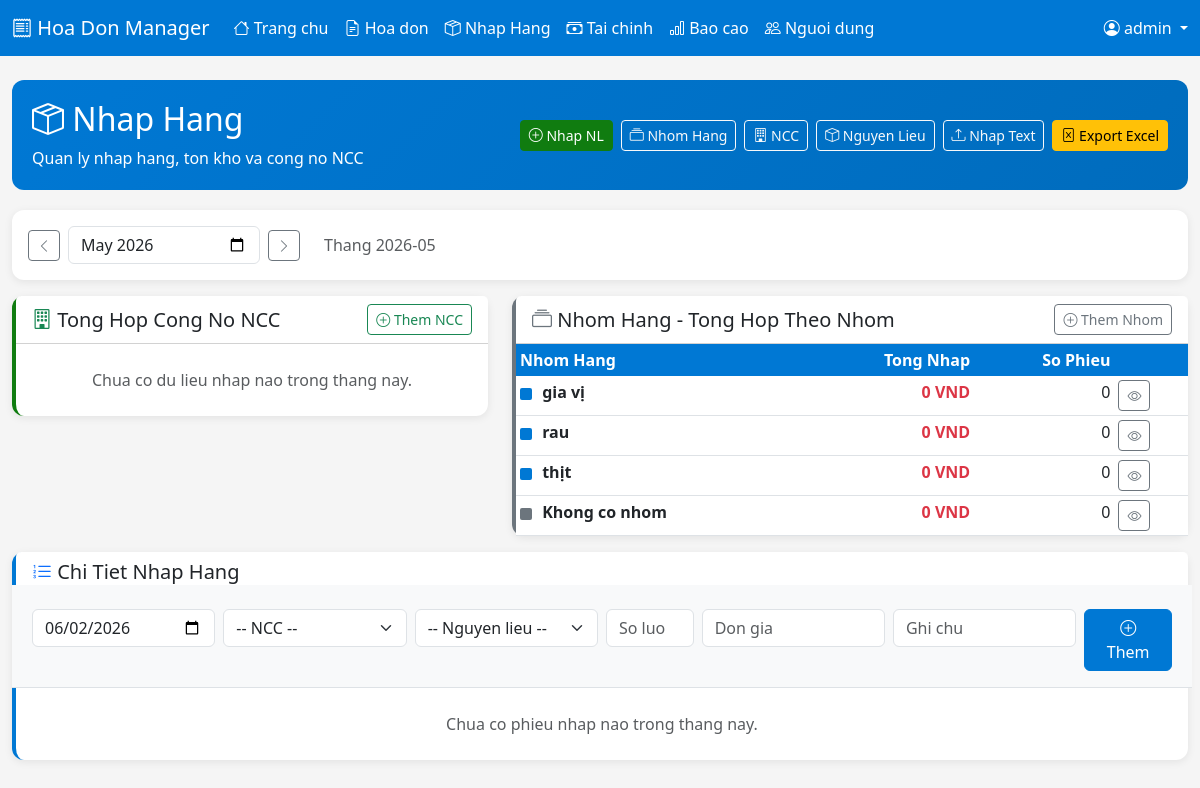
The page /import?month=2026-05 (signed in) on the database its author committed.
### tables this page shows
CREATE TABLE material_groups (
            id INTEGER PRIMARY KEY AUTOINCREMENT,
            name TEXT NOT NULL,
            color TEXT DEFAULT '',
            sort_order INTEGER DEFAULT 0,
            created_at TIMESTAMP DEFAULT CURRENT_TIMESTAMP
        );

### app.py (the view)
@app.route('/import')
@login_required
def import_page():
    month = request.args.get('month', datetime.date.today().strftime('%Y-%m'))
    conn = get_db()
    c = conn.cursor()
    c.execute('SELECT id, name FROM suppliers ORDER BY name')
    suppliers = c.fetchall()
    c.execute('''SELECT m.id, m.name, m.unit, m.group_id, g.name as group_name, g.color as group_color
        FROM materials m LEFT JOIN material_groups g ON m.group_id = g.id
        ORDER BY g.sort_order, g.name, m.name''')
    materials = c.fetchall()
    c.execute('SELECT * FROM material_groups ORDER BY sort_order, name')
    groups = c.fetchall()
    ncc_summary = []
    for sup in suppliers:
        c.execute('''SELECT COALESCE(SUM(i.total_price), 0) as total_debt
            FROM imports i WHERE i.supplier_id = ? AND i.date LIKE ?''',
            (sup['id'], f'{month}%'))
        row = c.fetchone()
        total_debt = float(row[0]) if row and row[0] else 0
        if total_debt > 0:
            ncc_summary.append({'id': sup['id'], 'name': sup['name'], 'total_debt': total_debt})
    group_summary = []
    for grp in groups:
        c.execute('''SELECT COALESCE(SUM(i.total_price), 0) as total, COUNT(*) as cnt
            FROM imports i WHERE i.material_id IN
            (SELECT id FROM materials WHERE group_id = ?) AND i.date LIKE ?''',
            (grp['id'], f'{month}%'))
        row = c.fetchone()
        total = float(row[0]) if row and row[0] else 0
        cnt = int(row[1]) if row and row[1] else 0
        group_summary.append({
            'id': grp['id'], 'name': grp['name'],
            'color': grp['color'] or '#6c757d', 'total_amount': total, 'count': cnt
        })
    c.execute('''SELECT COALESCE(SUM(i.total_price), 0) as total, COUNT(*) as cnt
        FROM imports i WHERE i.material_id IN
        (SELECT id FROM materials WHERE group_id IS NULL) AND i.date LIKE ?''',
        (f'{month}%',))
    row = c.fetchone()
    group_summary.append({
        'id': 0, 'name': 'Khong co nhom',
        'color': '#6c757d',
        'total_amount': float(row[0]) if row and row[0] else 0,
        'count': int(row[1]) if row and row[1] else 0
    })
    c.execute('''SELECT i.date, s.name as supplier_name, m.name as material_name,
        m.unit, i.quantity, i.unit_price, i.total_price, i.id
        FROM imports i
        LEFT JOIN suppliers s ON i.supplier_id = s.id
        LEFT JOIN materials m ON i.material_id = m.id
        WHERE i.date LIKE ? ORDER BY i.date DESC, i.id DESC''',
        (f'{month}%',))
    imports_list = c.fetchall()
    prev_month = (datetime.date(int(month[:4]), int(month[5:7]), 1)
                  - datetime.timedelta(days=1)).strftime('%Y-%m')
    next_year = int(month[:4])
    next_mon = int(month[5:7]) + 1
    if next_mon > 12:
        next_year += 1
        next_mon = 1
    next_month = f'{next_year:04d}-{next_mon:02d}'
    inventory_data = []
    for mat in materials:
        c.execute('''SELECT closing_stock FROM inventory
            WHERE month = ? AND material_id = ?''',
            (prev_month, mat['id']))
        row = c.fetchone()
        opening = float(row[0]) if row and row[0] else 0
        c.execute('''SELECT COALESCE(SUM(quantity), 0) FROM imports
            WHERE date LIKE ? AND material_id = ?''',
            (f'{month}%', mat['id']))
        row = c.fetchone()
        import_qty = float(row[0]) if row and row[0] else 0
        c.execute('''SELECT closing_stock FROM inventory
            WHERE month = ? AND material_id = ?''',
            (month, mat['id']))
        row = c.fetchone()
        closing = float(row[0]) if row and row[0] else 0
        export_qty = import_qty + opening - closing if closing > 0 else 0
        inventory_data.append({
            'material': mat,
            'opening': opening,
            'import_qty': import_qty,
            'export_qty': export_qty,
            'closing': closing,
        })
    conn.close()
    return render_template('import.html',
        suppliers=suppliers, materials=materials,
        ncc_summary=ncc_summary, imports_list=imports_list,
        inventory_data=inventory_data, month=month,
        today_str=datetime.date.today().strftime('%Y-%m-%d'),
        prev_month_url=prev_month, next_month_url=next_month,
        group_summary=group_summary)

### templates/import.html (shortened to what this page needs)
{% extends "base.html" %}
{% block content %}
<div class="page-header d-flex justify-content-between align-items-center">
    <div>
        <h2><i class="bi bi-box-seam"></i> Nhap Hang</h2>
        <p class="mb-0">Quan ly nhap hang, ton kho va cong no NCC</p>
    </div>
    <div class="d-flex gap-2">
        <a href="{{ url_for('import_enter') }}" class="btn btn-success btn-sm"><i class="bi bi-plus-circle"></i> Nhap NL</a>
        <a href="{{ url_for('groups_page') }}" class="btn btn-outline-light btn-sm"><i class="bi bi-collection"></i> Nhom Hang</a>
        <a href="{{ url_for('suppliers_page') }}" class="btn btn-outline-light btn-sm"><i class="bi bi-building"></i> NCC</a>
        <a href="{{ url_for('materials_page') }}" class="btn btn-outline-light btn-sm"><i class="bi bi-box"></i> Nguyen Lieu</a>
        <a href="{{ url_for('import_batch') }}" class="btn btn-outline-light btn-sm"><i class="bi bi-upload"></i> Nhap Text</a>
        <a href="{{ url_for('export_import', month=month) }}" class="btn btn-warning btn-sm"><i class="bi bi-file-excel"></i> Export Excel</a>
    </div>
</div>
<div class="card mb-3">
    <div class="card-body d-flex align-items-center month-nav">
        <a href="{{ url_for('import_page', month=prev_month_url) }}" class="btn btn-sm btn-outline-secondary"><i class="bi bi-chevron-left"></i></a>
        <input type="month" class="form-control" style="width:auto" value="{{ month }}" onchange="window.location.href='{{ url_for('import_page') }}?month=' + this.value">
        <a href="{{ url_for('import_page', month=next_month_url) }}" class="btn btn-sm btn-outline-secondary"><i class="bi bi-chevron-right"></i></a>
        <span class="ms-3 text-muted">Thang {{ month }}</span>
    </div>
</div>
<div class="row">
    <div class="col-md-5">
        <div class="card ncc-card mb-3">
            <div class="card-header bg-white d-flex justify-content-between align-items-center">
                <h5 class="mb-0"><i class="bi bi-building text-success"></i> Tong Hop Cong No NCC</h5>
                <a href="{{ url_for('suppliers_page') }}" class="btn btn-sm btn-outline-success"><i class="bi bi-plus-circle"></i> Them NCC</a>
            </div>
            <div class="card-body p-0">
                {% if ncc_summary %}
                <div class="table-responsive">
                    <table class="table table-hover mb-0">
                        <thead>
                            <tr>
                                <th>Nha Cung Cap</th>
                                <th class="text-end">Tong Cong No</th>
                            </tr>
                        </thead>
                        <tbody>
                            {% for ncc in ncc_summary %}
                            <tr class="clickable-row" onclick="window.location='{{ url_for('supplier_detail', supplier_id=ncc.id) }}'">
                                <td>
                                    <i class="bi bi-chevron-right text-success"></i>
                                    <strong>{{ ncc.name }}</strong>
                                </td>
                                <td class="text-end"><span class="text-danger fw-bold">{{ "{:,.0f}".format(ncc.total_debt) }} VND</span></td>
                            </tr>
                            {% endfor %}
                        </tbody>
                        <tfoot>
                            <tr class="table-success">
                                <td><strong>TONG CONG NO NCC</strong></td>
                                <td class="text-end">
                                    <strong class="text-danger">
                                        {{ "{:,.0f}".format(ncc_summary|sum(attribute='total_debt')) }} VND
                                    </strong>
                                </td>
                            </tr>
                        </tfoot>
                    </table>
                </div>
                {% else %}
                <p class="text-muted text-center p-4 mb-0">Chua co du lieu nhap nao trong thang nay.</p>
                {% endif %}
            </div>
        </div>
    </div>
    <div class="col-md-7">
        <div class="card group-card mb-3">
            <div class="card-header bg-white d-flex justify-content-between align-items-center">
                <h5 class="mb-0"><i class="bi bi-collection text-secondary"></i> Nhom Hang - Tong Hop Theo Nhom</h5>
                <a href="{{ url_for('groups_page') }}" class="btn btn-sm btn-outline-secondary"><i class="bi bi-plus-circle"></i> Them Nhom</a>
            </div>
            <div class="card-body p-0">
                {% if group_summary %}
                <div class="table-responsive">
                    <table class="table table-sm table-hover mb-0">
                        <thead class="table-secondary">
                            <tr>
                                <th>Nhom Hang</th>
                                <th class="text-end">Tong Nhap</th>
                                <th class="text-end">So Phieu</th>
                                <th></th>
                            </tr>
                        </thead>
                        <tbody>
                            {% for grp in group_summary %}
                            <tr class="clickable-row" onclick="window.location='{{ url_for('group_detail', group_id=grp.id) }}'">
                                <td>
                                    <span style="display:inline-block;width:12px;height:12px;border-radius:2px;background:{{ grp.color or '#6c757d' }};vertical-align:middle;margin-right:6px"></span>
                                    <strong>{{ grp.name }}</strong>
                                </td>
                                <td class="text-end text-danger fw-bold">{{ "{:,.0f}".format(grp.total_amount) }} VND</td>
                                <td class="text-end">{{ grp.count }}</td>
                                <td><a href="{{ url_for('group_detail', group_id=grp.id) }}" class="btn btn-sm btn-outline-secondary"><i class="bi bi-eye"></i></a></td>
                            </tr>
                            {% endfor %}
                        </tbody>
                    </table>
                </div>
                {% else %}
                <p class="text-muted text-center p-4 mb-0">
                    Chua co nhom hang. <a href="{{ url_for('groups_page') }}">Them nhom</a> de phan loai hang hoa.
                </p>
                {% endif %}
            </div>
        </div>
    </div>
</div>
<div class="card import-detail-card">
    <div class="card-header bg-white d-flex justify-content-between align-items-center">
        <h5 class="mb-0"><i class="bi bi-list-ol text-primary"></i> Chi Tiet Nhap Hang</h5>
    </div>
    <div class="card-body p-0">
        <form method="POST" action="{{ url_for('import_add') }}" class="row g-2 p-3 border-bottom bg-light">
            <div class="col-md-2">
                <input type="date" name="date" class="form-control" value="{{ today_str }}" required>
            </div>
            <div class="col-md-2">
                <select name="supplier_id" class="form-select">
                    <option value="">-- NCC --</option>
                </select>
            </div>
            <div class="col-md-2">
                <select name="material_id" class="form-select" required>
                    <option value="">-- Nguyen lieu --</option>
                </select>
            </div>
            <div class="col-md-1">
                <input type="number" step="0.01" name="quantity" class="form-control" placeholder="So luong" required>
            </div>
            <div class="col-md-2">
                <input type="number" step="0.01" name="unit_price" class="form-control" placeholder="Don gia" required>
            </div>
            <div class="col-md-2">
                <input type="text" name="notes" class="form-control" placeholder="Ghi chu">
            </div>
            <div class="col-md-1">
                <button type="submit" class="btn btn-primary w-100"><i class="bi bi-plus-circle"></i> Them</button>
            </div>
        </form>
        {% if imports_list %}
        <div class="table-responsive">
            <table class="table table-sm table-hover mb-0">
                <thead>
                    <tr>
                        <th>Ngay</th>
                        <th>NCC</th>
                        <th>Nguyen Lieu</th>
                        <th class="text-center">Don Vi</th>
                        <th class="text-end">So Luong</th>
                        <th class="text-end">Don Gia</th>
                        <th class="text-end">Thanh Tien</th>
                        <th></th>
                    </tr>
                </thead>
                <tbody>
                    {% for imp in imports_list %}
                    <tr>
                        <td>{{ imp.date }}</td>
                        <td>
                            {% if imp.supplier_id %}
                            <a href="{{ url_for('supplier_detail', supplier_id=imp.supplier_id) }}" class="text-decoration-none">
                                <i class="bi bi-building text-success"></i> {{ imp.supplier_name or '-' }}
                            </a>
                            {% else %}
                            {{ imp.supplier_name or '-' }}
                            {% endif %}
                        </td>
                        <td>
                            {% if imp.material_id %}
                            <a href="{{ url_for('material_detail', material_id=imp.material_id) }}" class="text-decoration-none">
                                <strong>{{ imp.material_name or '-' }}</strong>
                            </a>
                            {% else %}
                            <strong>{{ imp.material_name or '-' }}</strong>
                            {% endif %}
                        </td>
                        <td class="text-center">{{ imp.unit or '-' }}</td>
                        <td class="text-end">{{ "{:,.2f}".format(imp.quantity) }}</td>
                        <td class="text-end">{{ "{:,.0f}".format(imp.unit_price) }}</td>
                        <td class="text-end text-danger fw-bold">{{ "{:,.0f}".format(imp.total_price) }}</td>
                        <td>
                            <form method="POST" action="{{ url_for('import_delete', import_id=imp.id) }}" onsubmit="return confirm('Xoa phieu nhap nay?')">
                                <input type="hidden" name="month" value="{{ month }}">
                                <button type="submit" class="btn btn-sm btn-outline-danger"><i class="bi bi-trash"></i></button>
                            </form>
                        </td>
                    </tr>
                    {% endfor %}
                </tbody>
                <tfoot>
                    <tr class="table-primary">
                        <td colspan="6" class="text-end"><strong>TONG CONG NHAP HANG:</strong></td>
                        <td class="text-end">
                            <strong class="text-danger">
                                {{ "{:,.0f}".format(imports_list|sum(attribute='total_price')) }} VND
                            </strong>
                        </td>
                        <td></td>
                    </tr>
                </tfoot>
            </table>
        </div>
        {% else %}
        <p class="text-muted text-center p-4 mb-0">Chua co phieu nhap nao trong thang nay.</p>
        {% endif %}
    </div>
</div>
{% endblock %}

### rows shown on the page
material_groups: name "gia vị", total_amount "0", count "0"
material_groups: name "rau", total_amount "0", count "0"
material_groups: name "thịt", total_amount "0", count "0"

### other values the page prints
{{ session.username }} "admin"
{{ month }} "2026-05"
{{ grp.name }} "Khong co nhom"
{{ "{:,.0f}".format(grp.total_amount) }} "0"
{{ grp.count }} "0"
